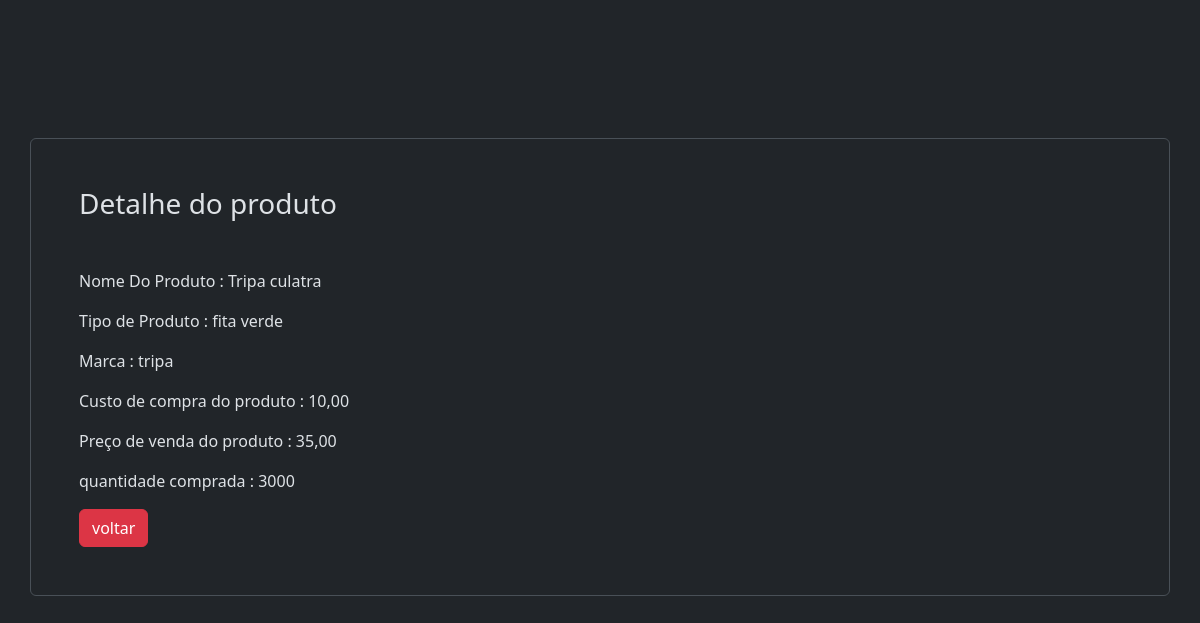
The app's page /produto/1/detalhe/, older data.
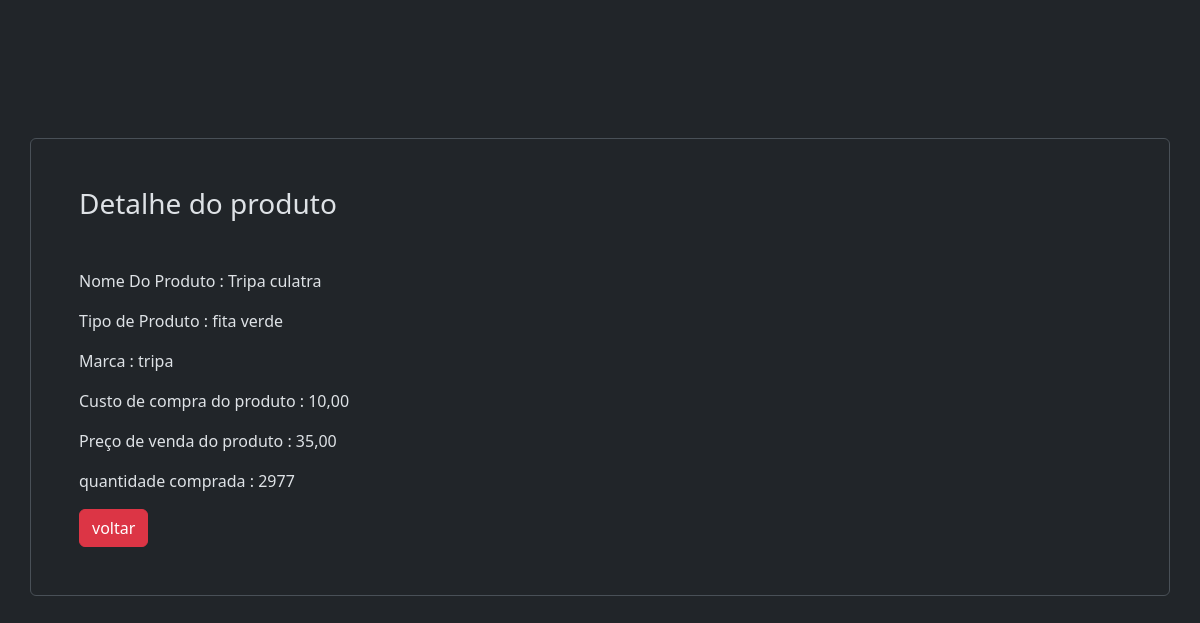
The same page, newer data.
### produto/models.py (models this page shows, shortened)
class Produto(models.Model):
    produto = models.CharField(max_length=200)
    tipo = models.OneToOneField(Tipo, on_delete=models.CASCADE)
    marca = models.CharField(max_length=100)
    custo = models.DecimalField(decimal_places=2 , max_digits=8)
    preco_venda = models.DecimalField(decimal_places=2 , max_digits=8)
    quantidade = models.IntegerField()

class Tipo(models.Model):
    tipo = models.CharField(max_length=100)
    def __str__(self):
        return f"{self.tipo}"

### produto/views.py (the view)
# urls.py: path('produto/<int:pk>/detalhe/', DetailProdutoView.as_view(), name='detalhes_prod'),
class DetailProdutoView(DetailView):
    model = Produto
    template_name = 'detalhe-produto.html'
    def get_context_data(self, **kwargs):
        context = super().get_context_data(**kwargs)
        context['title'] = 'detalhe'
        return context

### produto/templates/detalhe-produto.html
{% extends "base.html" %}
{% block content %}
<div class="container border rounded mt-5 p-5">
    <h3 class="mb-5">Detalhe do produto</h3>
    <p>Nome Do Produto : {{ object.produto }}</p>
    <p>Tipo de Produto : {{ object.tipo }}</p>
    <p>Marca : {{ object.marca }}</p>
    <p>Custo de compra do produto : {{ object.custo }}</p>
    <p>Preço de venda do produto : {{ object.preco_venda }}</p>
    <p>quantidade comprada : {{ object.quantidade }}</p>
    <a href="{% url 'view_prod' %}" class="btn btn-danger">voltar</a>
</div>
{% endblock %}

Row changes from the older to the newer data that the page shows:
changed Produto "Tripa culatra": quantidade "3000" → "2977"
